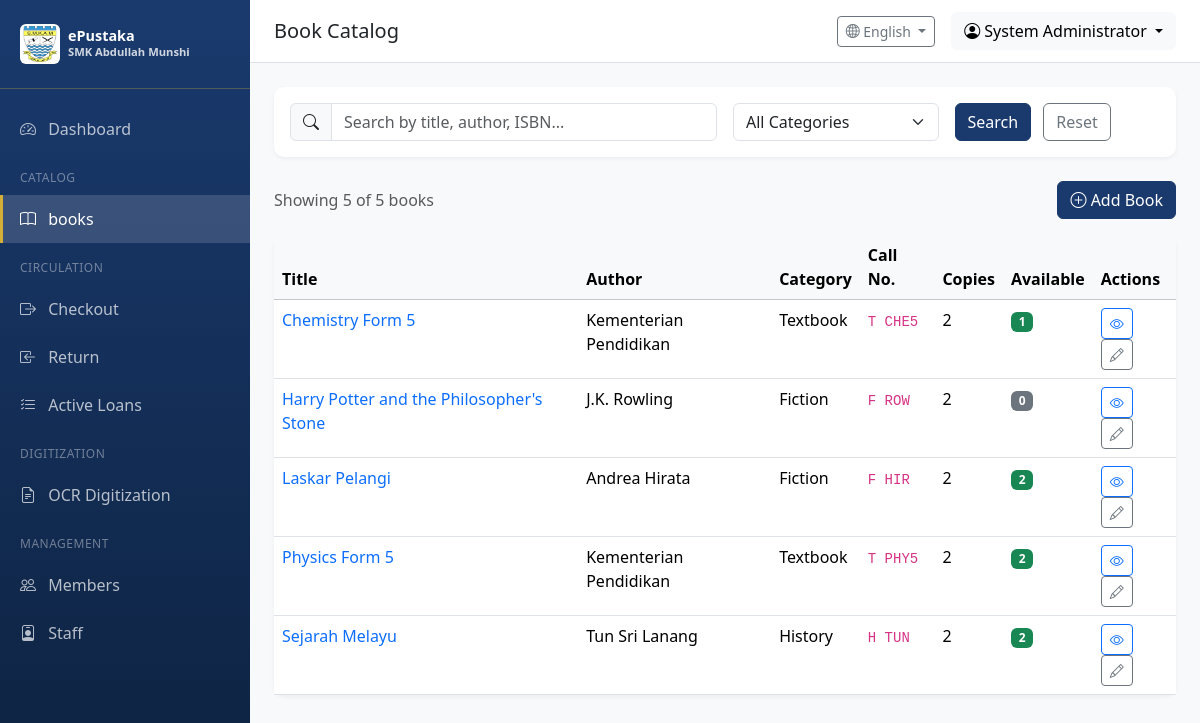
The app's page /catalog/ (signed in) with its own data.
### app/models/user.py (models this page shows, shortened)
class User(UserMixin, db.Model):
    __tablename__ = 'users'
    id = db.Column(db.Integer, primary_key=True)
    username = db.Column(db.String(64), unique=True, nullable=False, index=True)
    email = db.Column(db.String(120), unique=True, nullable=False, index=True)
    password_hash = db.Column(db.String(256), nullable=False)
    full_name = db.Column(db.String(128))
    is_active = db.Column(db.Boolean, default=True)
    role_id = db.Column(db.Integer, db.ForeignKey('roles.id'))
    created_at = db.Column(db.DateTime, default=datetime.utcnow)
    updated_at = db.Column(db.DateTime, default=datetime.utcnow, onupdate=datetime.utcnow)
    last_login = db.Column(db.DateTime)
    def can(self, perm):
        return self.role is not None and self.role.has_permission(perm)

### app/models/catalog.py (models this page shows, shortened)
class Book(db.Model):
    __tablename__ = 'books'
    id = db.Column(db.Integer, primary_key=True)
    title = db.Column(db.String(256), nullable=False, index=True)
    author = db.Column(db.String(256), index=True)
    isbn = db.Column(db.String(20), index=True)
    publisher = db.Column(db.String(128))
    publication_year = db.Column(db.Integer)
    edition = db.Column(db.String(32))
    category = db.Column(db.String(64), index=True)  # e.g., Fiction, Science, History
    call_number = db.Column(db.String(32), index=True)  # Library classification
    subject = db.Column(db.String(128))
    language = db.Column(db.String(32), default='Malay')
    description = db.Column(db.Text)
    page_count = db.Column(db.Integer)
    cover_image = db.Column(db.String(256))  # Path to cover image
    price = db.Column(db.Float)  # Book price for replacement/loss scenarios
    created_at = db.Column(db.DateTime, default=datetime.utcnow)
    updated_at = db.Column(db.DateTime, default=datetime.utcnow, onupdate=datetime.utcnow)
    copies = db.relationship('BookCopy', backref='book', lazy='dynamic', cascade='all, delete-orphan')
    @property
    def total_copies(self):
        return self.copies.count()
    @property
    def available_copies(self):
        return self.copies.filter(BookCopy.status == CopyStatus.AVAILABLE.value).count()

### app/routes/catalog.py (the view, shortened to what this page needs)
@catalog_bp.route('/')
@login_required
def index():
    page = request.args.get('page', 1, type=int)
    per_page = 20
    query = Book.query
    search = request.args.get('search', '').strip()
    category = request.args.get('category', '')
    if category:
        query = query.filter(Book.category == category)
    categories = db.session.query(Book.category).distinct().filter(Book.category.isnot(None)).all()
    categories = [c[0] for c in categories if c[0]]
    books = query.order_by(Book.title).paginate(page=page, per_page=per_page)
    return render_template('catalog/index.html',
                          books=books,
                          search=search,
                          category=category,
                          categories=categories)

### app/templates/catalog/index.html (shortened to what this page needs)
{% extends "base.html" %}
{% block page_title %}Book Catalog{% endblock %}
{% block content %}
<div class="card table-card mb-4">
    <div class="card-body">
        <form method="GET" class="row g-3">
            <div class="col-md-6">
                <div class="input-group">
                    <span class="input-group-text"><i class="bi bi-search"></i></span>
                    <input type="text" class="form-control" name="search" placeholder="Search by title, author, ISBN..." value="{{ search }}">
                </div>
            </div>
            <div class="col-md-3">
                <select class="form-select" name="category">
                    <option value="">All Categories</option>
                </select>
            </div>
            <div class="col-md-3">
                <button type="submit" class="btn btn-primary me-2">Search</button>
                <a href="{{ url_for('catalog.index') }}" class="btn btn-outline-secondary">Reset</a>
            </div>
        </form>
    </div>
</div>
<div class="d-flex justify-content-between align-items-center mb-3">
    <p class="text-muted mb-0">Showing {{ books.items|length }} of {{ books.total }} books</p>
    {% if current_user.can(8) %}
    <a href="{{ url_for('catalog.add_book') }}" class="btn btn-primary">
        <i class="bi bi-plus-circle"></i> Add Book
    </a>
    {% endif %}
</div>
<div class="card table-card">
    <div class="card-body p-0">
        <div class="table-responsive">
            <table class="table table-hover mb-0">
                <thead class="table-light">
                    <tr>
                        <th>Title</th>
                        <th>Author</th>
                        <th>Category</th>
                        <th>Call No.</th>
                        <th>Copies</th>
                        <th>Available</th>
                        <th>Actions</th>
                    </tr>
                </thead>
                <tbody>
                    {% for book in books.items %}
                    <tr>
                        <td>
                            <a href="{{ url_for('catalog.view_book', book_id=book.id) }}" class="text-decoration-none">
                                {{ book.title }}
                            </a>
                        </td>
                        <td>{{ book.author or '-' }}</td>
                        <td>{{ book.category or '-' }}</td>
                        <td><code>{{ book.call_number or '-' }}</code></td>
                        <td>{{ book.total_copies }}</td>
                        <td>
                            {% if book.available_copies > 0 %}
                                <span class="badge bg-success">{{ book.available_copies }}</span>
                            {% else %}
                                <span class="badge bg-secondary">0</span>
                            {% endif %}
                        </td>
                        <td>
                            <a href="{{ url_for('catalog.view_book', book_id=book.id) }}" class="btn btn-sm btn-outline-primary">
                                <i class="bi bi-eye"></i>
                            </a>
                            {% if current_user.can(8) %}
                            <a href="{{ url_for('catalog.edit_book', book_id=book.id) }}" class="btn btn-sm btn-outline-secondary">
                                <i class="bi bi-pencil"></i>
                            </a>
                            {% endif %}
                        </td>
                    </tr>
                    {% else %}
                    <tr>
                        <td colspan="7" class="text-center text-muted py-4">No books found</td>
                    </tr>
                    {% endfor %}
                </tbody>
            </table>
        </div>
    </div>
</div>
{% endblock %}

### app/templates/base.html (shortened to what this page needs)
<!DOCTYPE html>
<html lang="en">
<head>
    <link href="https://cdn.jsdelivr.net/npm/bootstrap@5.3.2/dist/css/bootstrap.min.css" rel="stylesheet">
    <link href="https://cdn.jsdelivr.net/npm/bootstrap-icons@1.11.1/font/bootstrap-icons.css" rel="stylesheet">
</head>
<body>
    {% if current_user.is_authenticated %}
    <nav class="sidebar">
        <div class="sidebar-brand">
            <div class="d-flex align-items-center">
                <img src="{{ url_for('static', filename='images/Lencana_Sekolah_Menengah_Kebangsaan_Abdullah_Munshi.jpg') }}"
                     alt="SMK Abdullah Munshi"
                     class="me-2 rounded"
                     style="width: 40px; height: 40px; object-fit: contain; background: white; padding: 2px;">
                <div>
                    <div style="font-size: 0.9rem; line-height: 1.2;">ePustaka</div>
                    <div style="font-size: 0.7rem; opacity: 0.8;">SMK Abdullah Munshi</div>
                </div>
            </div>
        </div>
        <ul class="nav flex-column">
            {% set is_member = current_user.__class__.__name__ == 'Member' %}
            {% if is_member %}
                {% set is_staff = current_user.member_type in ['Staff', 'Student Assistant', 'Librarian', 'Teacher'] %}
            {% else %}
                {% set is_staff = current_user.role and current_user.role.name != 'Student' %}
            {% endif %}
            {% if is_member and not is_staff %}
            <li class="sidebar-section">{{ t('student_portal') }}</li>
            <li class="nav-item">
                <a class="nav-link {% if request.endpoint == 'student.index' %}active{% endif %}" href="{{ url_for('student.index') }}">
                    <i class="bi bi-house"></i> {{ t('home') }}
                </a>
            </li>
            <li class="nav-item">
                <a class="nav-link {% if request.endpoint == 'student.search_books' %}active{% endif %}" href="{{ url_for('student.search_books') }}">
                    <i class="bi bi-search"></i> {{ t('search_books') }}
                </a>
            </li>
            <li class="nav-item">
                <a class="nav-link {% if request.endpoint == 'student.my_loans' %}active{% endif %}" href="{{ url_for('student.my_loans') }}">
                    <i class="bi bi-journal-bookmark"></i> {{ t('my_loans') }}
                </a>
            </li>
            <li class="nav-item">
                <a class="nav-link {% if request.endpoint == 'student.leaderboard' %}active{% endif %}" href="{{ url_for('student.leaderboard') }}">
                    <i class="bi bi-trophy"></i> {{ t('leaderboard') }}
                </a>
            </li>
            {% elif is_staff %}
            <li class="nav-item">
                <a class="nav-link {% if request.endpoint == 'main.dashboard' %}active{% endif %}" href="{{ url_for('main.dashboard') }}">
                    <i class="bi bi-speedometer2"></i> {{ t('dashboard') }}
                </a>
            </li>
            {% if current_user.can(1) or current_user.can(2) %}
            <li class="sidebar-section">{{ t('catalog') }}</li>
            <li class="nav-item">
                <a class="nav-link {% if 'catalog' in request.endpoint %}active{% endif %}" href="{{ url_for('catalog.index') }}">
                    <i class="bi bi-book"></i> {{ t('books') }}
                </a>
            </li>
            <li class="sidebar-section">{{ t('circulation') }}</li>
            <li class="nav-item">
                <a class="nav-link {% if request.endpoint == 'circulation.checkout' %}active{% endif %}" href="{{ url_for('circulation.checkout') }}">
                    <i class="bi bi-box-arrow-right"></i> {{ t('checkout') }}
                </a>
            </li>
            <li class="nav-item">
                <a class="nav-link {% if request.endpoint == 'circulation.return_book' %}active{% endif %}" href="{{ url_for('circulation.return_book') }}">
                    <i class="bi bi-box-arrow-in-left"></i> {{ t('return') }}
                </a>
            </li>
            <li class="nav-item">
                <a class="nav-link {% if request.endpoint == 'circulation.active_loans' %}active{% endif %}" href="{{ url_for('circulation.active_loans') }}">
                    <i class="bi bi-list-check"></i> {{ t('active_loans') }}
                </a>
            </li>
            {% endif %}
            {% if current_user.can(512) %}
            <li class="sidebar-section">{{ t('digitization') }}</li>
            <li class="nav-item">
                <a class="nav-link {% if 'ocr' in request.endpoint %}active{% endif %}" href="{{ url_for('ocr.index') }}">
                    <i class="bi bi-file-earmark-text"></i> {{ t('ocr_digitization') }}
                </a>
            </li>
            {% endif %}
            {% if current_user.can(128) %}
            <li class="sidebar-section">{{ t('management') }}</li>
            <li class="nav-item">
                <a class="nav-link {% if request.endpoint == 'users.member_list' %}active{% endif %}" href="{{ url_for('users.member_list') }}">
                    <i class="bi bi-people"></i> {{ t('members') }}
                </a>
            </li>
            {% endif %}
            {% if current_user.can(256) %}
            <li class="nav-item">
                <a class="nav-link {% if request.endpoint == 'users.staff_list' %}active{% endif %}" href="{{ url_for('users.staff_list') }}">
                    <i class="bi bi-person-badge"></i> {{ t('staff') }}
                </a>
            </li>
            {% endif %}
            {% endif %}
        </ul>
    </nav>
    <div class="main-content">
        <nav class="top-navbar d-flex justify-content-between align-items-center">
            <div>
                <h5 class="mb-0">{% block page_title %}{{ t('dashboard') }}{% endblock %}</h5>
            </div>
            <div class="d-flex align-items-center gap-3">
                <div class="dropdown">
                    <button class="btn btn-outline-secondary btn-sm dropdown-toggle" type="button" data-bs-toggle="dropdown">
                        <i class="bi bi-globe2"></i> {{ languages.get(current_language, 'English') }}
                    </button>
                </div>
                <div class="dropdown">
                    <button class="btn btn-light dropdown-toggle" type="button" data-bs-toggle="dropdown">
                        <i class="bi bi-person-circle"></i> {{ current_user.full_name or current_user.username }}
                    </button>
                </div>
            </div>
        </nav>
        <div class="content-wrapper">
            {% block content %}{% endblock %}
        </div>
    </div>
    {% else %}
    {% block public_content %}{% endblock %}
    {% endif %}
</body>
</html>

### records on screen
User: full_name "System Administrator"
Book: title "Chemistry Form 5", author "Kementerian Pendidikan", category "Textbook", call_number "T CHE5", total_copies "2", available_copies "1"
Book: title "Harry Potter and the Philosopher's Stone", author "J.K. Rowling", category "Fiction", call_number "F ROW", total_copies "2", shows "0"
Book: title "Laskar Pelangi", author "Andrea Hirata", category "Fiction", call_number "F HIR", total_copies "2", available_copies "2"
Book: title "Physics Form 5", author "Kementerian Pendidikan", category "Textbook", call_number "T PHY5", total_copies "2", available_copies "2"
Book: title "Sejarah Melayu", author "Tun Sri Lanang", category "History", call_number "H TUN", total_copies "2", available_copies "2"

### other values on screen
{{ t('dashboard') }} "Dashboard"
{{ t('catalog') }} "CATALOG"
{{ t('books') }} "books"
{{ t('circulation') }} "CIRCULATION"
{{ t('checkout') }} "Checkout"
{{ t('return') }} "Return"
{{ t('active_loans') }} "Active Loans"
{{ t('digitization') }} "DIGITIZATION"
{{ t('ocr_digitization') }} "OCR Digitization"
{{ t('management') }} "MANAGEMENT"
{{ t('members') }} "Members"
{{ t('staff') }} "Staff"
{{ languages.get(current_language, 'English') }} "English"
{{ books.items|length }} "5"
{{ books.total }} "5"
